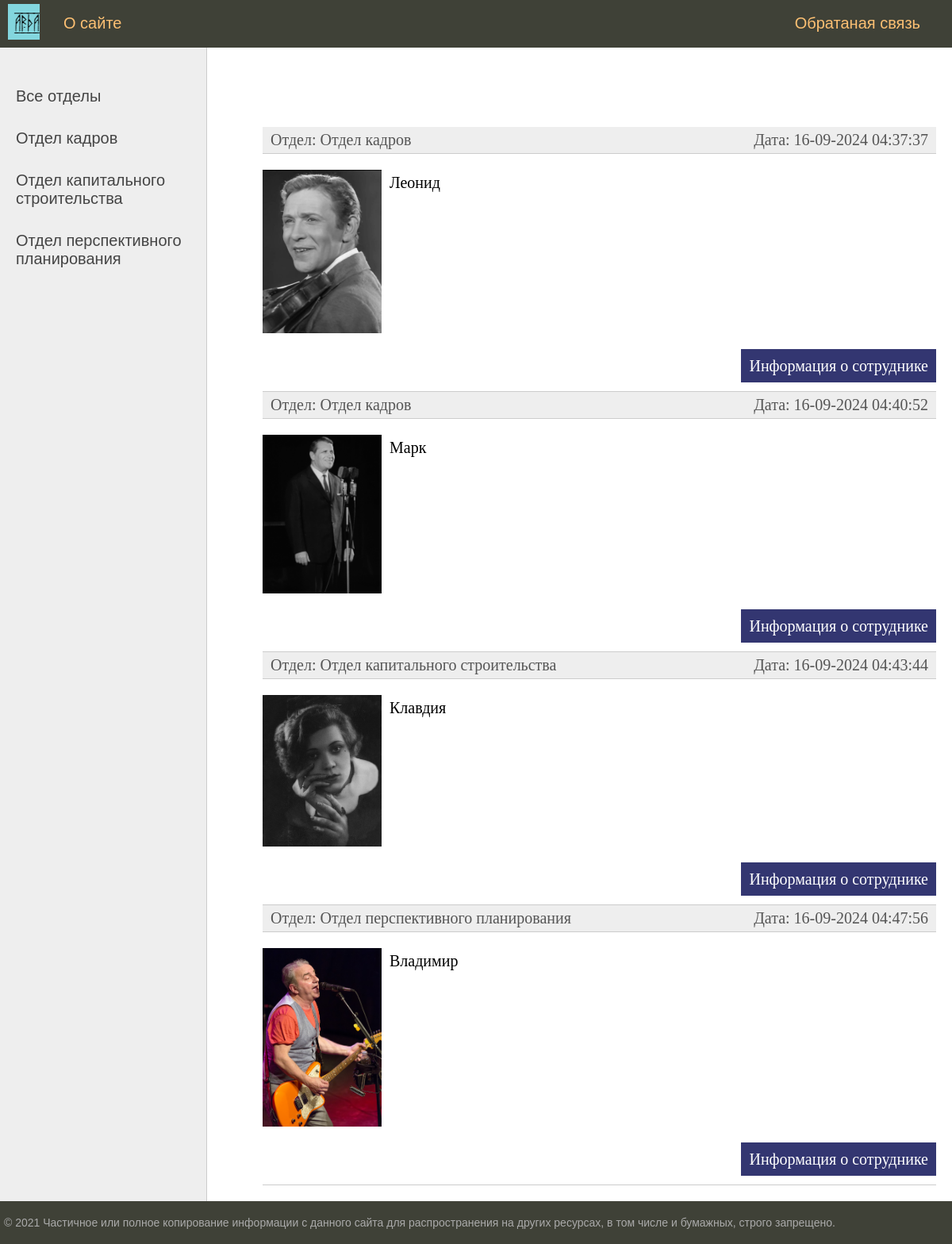
The page / on the database its author committed.
### user/models.py (models this page shows, shortened)
class Group(models.Model):
    name = models.CharField(max_length=255, db_index=True, verbose_name='Отдел')
    slug = models.SlugField(max_length=255, unique=True, db_index=True, verbose_name='URL')
    def __str__(self):
        return self.name
    def get_absolute_url(self):
        return reverse('group', kwargs={'group_slug': self.slug})
    class Meta:
        verbose_name = 'Отделы'
        verbose_name_plural = 'Отделы'
        ordering = ['id']

class User(models.Model):
    name = models.CharField(max_length=25, verbose_name='Имя')
    slug = models.SlugField(max_length=255, unique=True, db_index=True, verbose_name='URL')
    patronymic = models.CharField(max_length=30, verbose_name='Отчество')
    surname = models.CharField(max_length=35, verbose_name='Фамилия')
    sex = models.CharField(max_length=10, verbose_name='Пол')
    autobiography = models.TextField(blank=True, verbose_name='Автобиография')
    photo = models.ImageField(upload_to='photo/%Y/%m/%d/', verbose_name='Фото')
    time_create = models.DateTimeField(auto_now_add=True, verbose_name='Дата создания')
    time_update = models.DateTimeField(auto_now=True, verbose_name='Дата изменения')
    group = models.ForeignKey('Group', on_delete=models.CASCADE, verbose_name='Группа')
    def get_absolute_url(self):
        return reverse('user_inf', kwargs={'user_slug': self.slug})
    class Meta:
        verbose_name = 'Сотрудники'
        verbose_name_plural = 'Сотрудники'
        ordering = ['time_create', 'name']

### user/views.py (the view)
# urls.py: path('', UserHome.as_view(), name='home'),
class UserHome(DataMixin, ListView):
    model = User
    template_name = 'user/index.html'
    context_object_name = 'users'
    def get_context_data(self, *, object_list=None, **kwargs):
        context = super().get_context_data(**kwargs)
        c_def = self.get_user_context(title='Главная страница')
        return dict(list(context.items()) + list(c_def.items()))

### user/utils.py (called while the page is built)
    def get_user_context(self, **kwargs):
        context = kwargs
        groups = Group.objects.annotate(Count('user'))
        user_menu = menu.copy()
        if not self.request.user.is_authenticated:
            user_menu.pop(1)
        context['menu'] = user_menu
        context['groups'] = groups
        if 'group_selected' not in context:
            context['group_selected'] = 0
        return context

### user/templates/user/index.html (shortened to what this page needs)
{% extends 'user/base.html' %}
{% block content %}
<ul class="list-articles">
	{% for p in users %}
		<li><div class="article-panel">
			<p class="first">Отдел: {{ p.group }}</p>
			<p class="last">Дата: {{ p.time_update|date:"d-m-Y H:i:s" }}</p>
		</div></li>
	{% if p.photo %}
	<p><img class="img-article-left thumb" src="{{ p.photo.url }}"></p>
	{% endif %}
			<li><h2>{{p.title}}</h2>
	{% autoescape on %}
	{{p.name|linebreaks|truncatewords:50}}
	{% endautoescape %}
			<p class="link-read-post"><a href="{{ p.get_absolute_url }}">Информация о сотруднике</a></p>
			</li>
	{% endfor %}
</ul>
{% endblock %}

### user/templates/user/base.html (shortened to what this page needs)
{% load static %}
{% load user_tags %}
<!DOCTYPE html>
<html>
<head>
	<link type="text/css" href="{% static 'user/css/style.css' %}" rel="stylesheet" />
</head>
<body>
<table class="table-page" border=0 cellpadding="0" cellspacing="0">
<tr><td valign=top>
{% block mainmenu %}
		<div class="header">
			<ul id="mainmenu" class="mainmenu">
			<li class="logo"><a href="{% url 'home' %}"><div class="logo"></div></a></li>
{% for m in menu %}
	{% if not forloop.last %}
			<li><a href="{% url m.url_name %}">{{m.title}}</a></li>
	{% else %}
			<li class="last"><a href="{% url m.url_name %}">{{m.title}}</a></li>
	{% endif %}
{% endfor %}
			</ul>
		</div>
{% endblock mainmenu %}
<table class="table-content" border=0 cellpadding="0" cellspacing="0">
<tr>
	<td valign="top" class="left-chapters">
	<ul id="leftchapters">
{% if cat_selected == 0 %}
		<li class="selected">Все отделы</li>
{% else %}
		<li><a href="{% url 'home' %}">Все отделы</a></li>
{% endif %}
{% for c in groups %}
{% if c.user__count > 0 %}
	{% if c.pk == cat_selected %}
		<li class="selected">{{c.name}}</li>
	{% else %}
		<li><a href="{{ c.get_absolute_url }}">{{c.name}}</a></li>
	{% endif %}
{% endif %}
{% endfor %}
	</ul>
</td>
<td valign="top" class="content">
	<div class="content-text">
{% block content %}
{% endblock %}
	</div>
</td></tr></table>
</td></tr>
<tr><td valign=top>
	<div id="footer">
		<p>&copy; 2021 Частичное или полное копирование информации с данного сайта для распространения на других ресурсах, в том числе и бумажных, строго запрещено.</p>
	</div>
</td></tr></table>
</body>
</html>

### user/static/user/css/style.css (style rules this page uses)
html, body { font-family: 'Arial'; margin: 0; padding: 0; height: 100%; width: 100%; color: #444; }
a { color: #0059b2; text-decoration: none; }
img { max-width: 600px; height: auto; }
img.img-article-left { max-width: 300px; height: auto; float: left; padding: 0 10px 10px 0; }
img.img-article-left.thumb { max-width: 150px; height: auto; }
p.link-read-post { text-align: right; }
p.link-read-post a { padding: 10px; min-width: 100px; background: #333671; color: #fff; text-decoration: none; }
div.article-panel { background: #eee; padding: 5px 10px 5px 10px; box-sizing: border-box; overflow: hidden; color: #555; }
div.article-panel p.first { margin: 0; float: left; }
div.article-panel p.last { margin: 0; float: right; }
ul.list-articles { list-style: none; margin: 0; padding: 0; }
ul.list-articles li { border-bottom: 1px solid #ccc; }
.table-page { width: 100%; height: 100%; vertical-align: top; }
.table-page tr { height: 100%; }
.header { background: #3F4137; height: 60px; }
.logo { background: url('../images/logo.png') no-repeat 10px 5px; width: 50px; height: 50px; }
ul.mainmenu { list-style: none; margin: 0; padding: 0; height: 60px; color: #58e36e; font-size: 20px; overflow: hidden; }
ul.mainmenu li { float: left; margin: 18px 40px 0 30px; }
ul.mainmenu li.logo { margin: 0; }
ul.mainmenu li.last { float: right; }
ul.mainmenu li a { color: #fdc073; text-decoration: none; }
.table-content { width: 100%; min-height: 100%; height: 100%; }
.left-chapters { margin: 0; background: #eee; border-right: 1px solid #ccc; min-height: 100%; }
.left-chapters ul { width: 230px; min-height: 100%; margin: 0; padding: 20px 10px 10px 20px; list-style: none; font-size: 20px; }
.left-chapters ul li { margin: 30px 0 0 0; color: #999; }
.left-chapters ul li a { color: #444; text-decoration: none; }
.content { padding: 40px 20px 20px 40px; width: 100%; box-sizing: border-box; }
.content-text { margin: 60px 0 0 30px; color: #000; font-size: 20px; font-family: Yandex Sans Display Light; }
#footer { box-sizing: border-box; background: #3F4137; padding: 5px; color: #aaa; font-size: 14px; font-family: Verdana, Geneva, Arial, Helvetica; text-align: left; overflow: hidden; }

### rows shown on the page
Group: name "Отдел кадров"
Group: name "Отдел капитального строительства"
Group: name "Отдел перспективного планирования"
User: group "Отдел кадров", time_update "16-09-2024 04:37:37", photo (picture), name "Леонид"
User: group "Отдел кадров", time_update "16-09-2024 04:40:52", photo (picture), name "Марк"
User: group "Отдел капитального строительства", time_update "16-09-2024 04:43:44", photo (picture), name "Клавдия"
User: group "Отдел перспективного планирования", time_update "16-09-2024 04:47:56", photo (picture), name "Владимир"

### other values the page prints
{{ m.title }} "О сайте"
{{ m.title }} "Обратаная связь"
